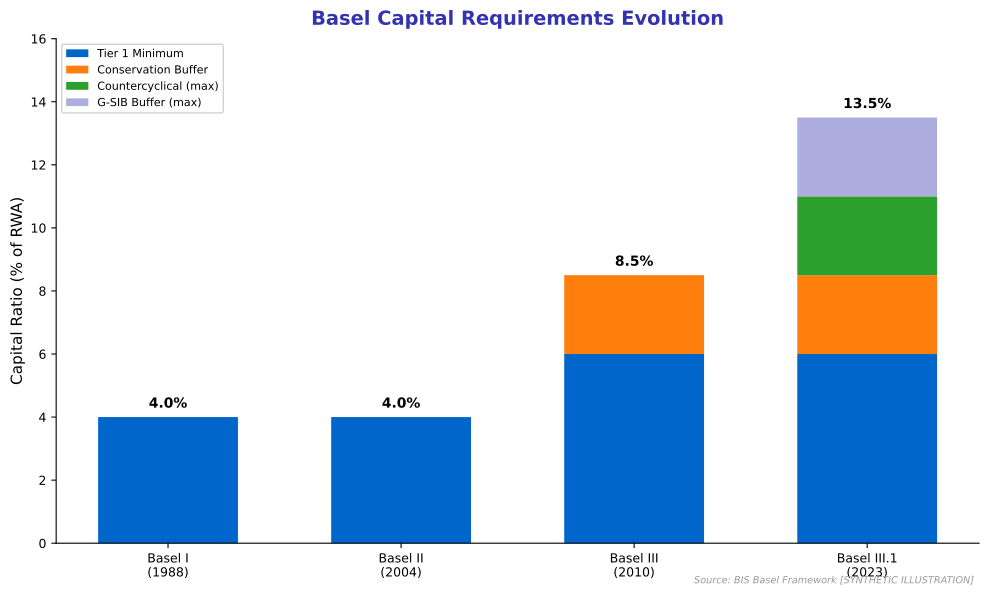

The script that saved this image:
"""
Basel Capital Requirements Evolution
Shows how bank capital requirements have increased

Output: basel_capital.pdf
Module: module_04_traditional
Lesson: 42 - Risk Management
"""

from pathlib import Path
import matplotlib.pyplot as plt
import numpy as np

plt.rcParams.update({
    'font.size': 10,
    'axes.labelsize': 10,
    'axes.titlesize': 11,
    'xtick.labelsize': 9,
    'ytick.labelsize': 9,
    'legend.fontsize': 9,
    'figure.figsize': (10, 6),
    'figure.dpi': 150
})

MLPURPLE = '#3333B2'
MLBLUE = '#0066CC'
MLORANGE = '#FF7F0E'
MLGREEN = '#2CA02C'
MLLAVENDER = '#ADADE0'

def create_chart():
    fig, ax = plt.subplots(figsize=(10, 6))

    frameworks = ['Basel I\n(1988)', 'Basel II\n(2004)', 'Basel III\n(2010)', 'Basel III.1\n(2023)']

    # Capital ratios as percentage of risk-weighted assets
    tier1_min = [4.0, 4.0, 6.0, 6.0]
    conservation_buffer = [0, 0, 2.5, 2.5]
    countercyclical = [0, 0, 0, 2.5]  # Max
    gsib_buffer = [0, 0, 0, 2.5]  # Max for G-SIBs

    x = np.arange(len(frameworks))
    width = 0.6

    ax.bar(x, tier1_min, width, label='Tier 1 Minimum', color=MLBLUE)
    ax.bar(x, conservation_buffer, width, bottom=tier1_min,
           label='Conservation Buffer', color=MLORANGE)
    ax.bar(x, countercyclical, width,
           bottom=np.array(tier1_min)+np.array(conservation_buffer),
           label='Countercyclical (max)', color=MLGREEN)
    ax.bar(x, gsib_buffer, width,
           bottom=np.array(tier1_min)+np.array(conservation_buffer)+np.array(countercyclical),
           label='G-SIB Buffer (max)', color=MLLAVENDER)

    # Add total labels
    totals = [t + c + cc + g for t, c, cc, g in zip(tier1_min, conservation_buffer, countercyclical, gsib_buffer)]
    for i, total in enumerate(totals):
        ax.text(i, total + 0.3, f'{total:.1f}%', ha='center', fontsize=10, fontweight='bold')

    ax.set_ylabel('Capital Ratio (% of RWA)', fontsize=11)
    ax.set_title('Basel Capital Requirements Evolution', fontsize=14,
                 fontweight='bold', color=MLPURPLE, pad=10)

    ax.set_xticks(x)
    ax.set_xticklabels(frameworks)
    ax.legend(loc='upper left', framealpha=0.9, fontsize=8)
    ax.set_ylim(0, 16)

    ax.spines['top'].set_visible(False)
    ax.spines['right'].set_visible(False)

    fig.text(0.98, 0.02, 'Source: BIS Basel Framework [SYNTHETIC ILLUSTRATION]',
             fontsize=7, color='#999999', ha='right', style='italic')

    plt.tight_layout()

    output_path = Path(__file__).parent / 'basel_capital.pdf'
    plt.savefig(output_path, format='pdf', dpi=300, bbox_inches='tight')
    plt.close()
    print(f"Chart saved to: {output_path}")
    return output_path

if __name__ == '__main__':
    create_chart()
